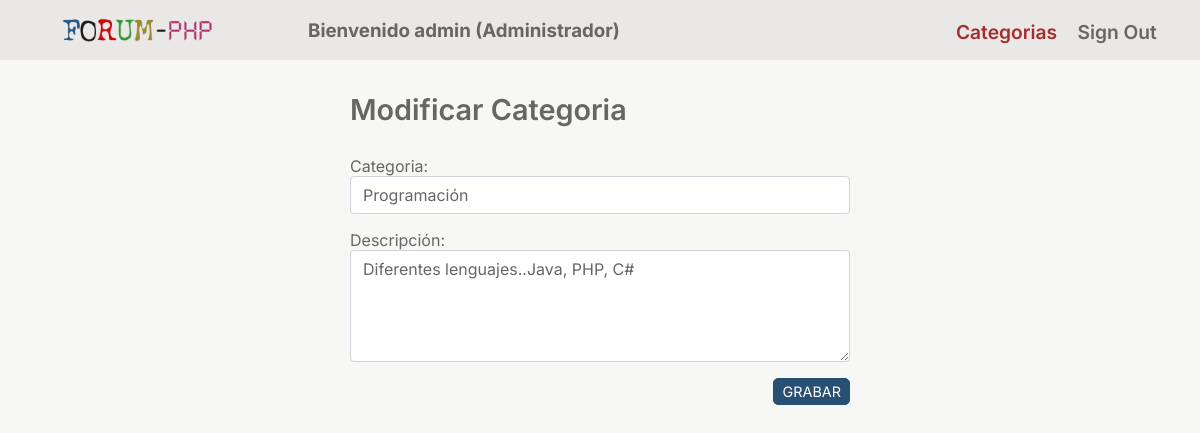
Page /indexModCat.php?id=29 (signed in) on the committed database.
### tables this page shows
CREATE TABLE `categories` (
  `cat_id` int(8) NOT NULL,
  `cat_name` varchar(50) NOT NULL,
  `cat_description` varchar(200) NOT NULL
);

### controller/category_controller.php (called while the page is built, shortened)
<?php
require_once('./domain/Conecction.php');
require_once('./domain/Category.php');
function modCategory($id)
{
  $conection = new Conecction();
  $dbh = $conection->getConection();
  $categories = new Category();
  $resultado = $categories->getOneCategory($id, $dbh);
  include('view/MemberHome_view.php');
  include('model/modcategory_model.php');
  modCat($dbh, $id, $resultado);
}

### domain/Category.php (called while the page is built, shortened)
<?php
class Category
{
  public function getOneCategory($id, $dbh)
  {
    try {
      $stmt = $dbh->prepare("SELECT cat_name, cat_description FROM categories WHERE cat_id = :id");
      $stmt->bindParam(':id', $id, PDO::PARAM_INT);
      $stmt->execute();
      $resultado = $stmt->fetchAll(PDO::FETCH_ASSOC);
    } catch (PDOException $e) {
      echo "ERROR: " . $e->getMessage();
      redirect('errorpagePDO_view.php');
    }
    return $resultado;
  }
}
?>

### view/modcategory_view.php (the view)
<main class="container admin" id="content">
  <form action="" method="post" class="narrow">
    <h1>Modificar Categoria</h1>
    <div class="form-group">
      <label for="name">Categoria: </label>
      <input type="text" name="cat_name" value="<?php echo $cat_name ?>" class="form-control">
    </div>
    <div class="form-group">
      <label for="description">Descripción: </label>
      <textarea name="cat_description" class="form-control"><?php echo $cat_description ?></textarea>
    </div>
    <input type="submit" value="Grabar" name="modcategory" class="btn btn-primary btn-save">
  </form>
</main>

### model/modcategory_model.php (shortened to what this page needs)
<?php
function modCat($dbh, $id, $resultado)
{
  foreach ($resultado as $category) {
    $cat_name = $category['cat_name'];
    $cat_description = $category['cat_description'];
    require('./view/modcategory_view.php');
  }
}

### css/styles.css (style rules this page uses)
* { box-sizing: border-box; }
body { margin: 0; color: #666; background-color: #f7f7f5; }
body { font-family: 'Inter', 'Arial', sans-serif; font-size: 100%; }
h1 { font-size: 1.8em; }
h1, h2 { font-weight: 600; margin: 0 0 0.14em 0; }
.container { margin: 0 auto 0 auto; max-width: 94%; }
button, input, optgroup, select, textarea { margin: 0; font-family: inherit; font-size: inherit; line-height: inherit; color: inherit; }
.btn, .btn-search { color: #fff; background: #295073; display: inline-block; width: min-content; white-space: nowrap; border: 1px solid transparent; border-radius: 5px; padding: .1rem .5rem; line-height: 1.5; vertical-align: middle; text-transform: uppercase; }
.btn { font-size: 0.9rem; }
.btn-primary { background-color: #295073; border-color: #295073; }
.form-control { display: block; width: 100%; height: calc(2.25rem + 2px); padding: .375rem .75rem; font-size: 1rem; line-height: 1.5; background-clip: padding-box; border: 1px solid #ced4da; border-radius: .25rem; }
label { display: inline-block; }
textarea { min-height: 7rem; }
input[type=submit] { float: right; margin-bottom: 1rem; }
.form-group { margin-bottom: 1rem; }
.narrow { max-width: 500px; margin: 0 auto; }
.admin h1 { margin-bottom: 1em; }

### rows in the picture
categories: cat_name "Programación", cat_description "Diferentes lenguajes..Java, PHP, C#"

### other values in the picture
$_SESSION['user_name'] "admin"
